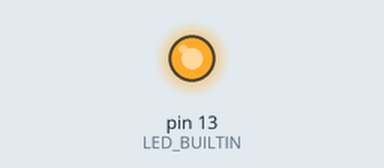
Recording of a sketch running on a simulated Arduino Uno, built with avr-gcc and run on an emulated ATmega328P. On the bench: output pins drawn as LEDs (lit = HIGH). Random numbers use the default seed unless the sketch sets one; what the sketch prints to the serial monitor is not drawn.

Above: at 0.1 s.
Timing chart, 0 to 1.6 s (numbered marks = the images above):
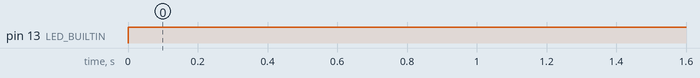

Measured:
- by itself, pin 13 (LED_BUILTIN): LOW → HIGH at 0.00 s

The sketch:

teensy_test_code.ino
```cpp
#include <ArduinoJson.h>
void setup() {
  // put your setup code here, to run once:
  Serial.begin(9600);
  pinMode(LED_BUILTIN, OUTPUT);
}

void loop() {
  // put your main code here, to run repeatedly:
  digitalWrite(LED_BUILTIN, HIGH);
  int data = random(0, 1000);
  Serial.print("data=");
  Serial.println(data);

  delay(2000);
}
```
